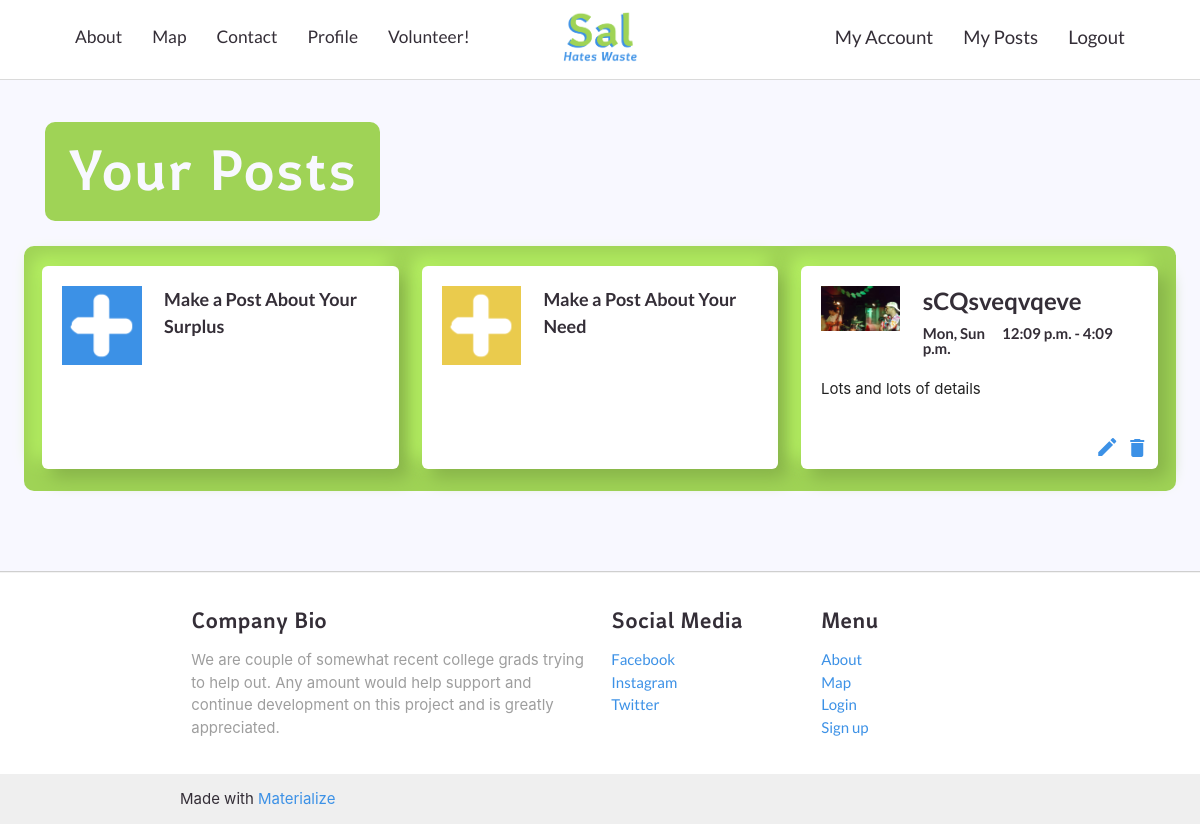
The page /my-posts (signed in) on the database its author committed.
### main/models.py (models this page shows, shortened)
class UserPost(models.Model):
    post_creator = models.ForeignKey(
        CustomUser, on_delete=models.CASCADE, blank=True, default=1)
    post_title = models.CharField('Post Title', max_length=30, blank=True)
    post_org_name = models.CharField(
        'Your Organization', max_length=30, blank=True)
    phone_regex = RegexValidator(
        regex=r'^\+?1?\d{9,15}$', message="Phone number must be entered in the format: '+999999999'. Up to 15 digits allowed.")
    post_org_phone = models.CharField(_('phone'), max_length=20, validators=[
                                      phone_regex], null=True, blank=True)
    post_org_email = models.EmailField(
        'Your Organizations Email', max_length=254, default="example@gmail.com", null=False)
    post_org_address = models.CharField(
        'Your Organizations Location', max_length=80, default="123 Test St.", null=False)
    post_org_city = models.CharField(
        max_length=30, default="Stamford", null=False)
    post_org_state = models.CharField(max_length=2, default="CT", null=False)
    post_org_zipcode = models.CharField(max_length=10, null=True, blank=True)
    post_org_country = models.CharField(
        max_length=60, default="USA", null=False)
    post_image = models.ImageField('Profile Image', default='default.png',
                                   upload_to='post_pics', null=True, blank=True, validators=(validate_is_pic,))
    post_desc = models.TextField(max_length=500, null=True, blank=True)
    post_begin_date = models.DateField(_("Availability Start"), default=datetime.date.today)
    post_end_date = models.DateField(_("Availability End"), default=datetime.date.today)
    post_lat = models.FloatField(null=True, blank=True)
    post_long = models.FloatField(null=True, blank=True)
    post_recurring = models.BooleanField(default=False)
    recurrences = models.TextField(max_length=300, null=True, blank=True)
    donor_or_recip = models.CharField(
        max_length=10, choices=ROLE_CHOICES, default="Donor",)
    post_active = models.BooleanField(default=True)
    post_deliver = models.BooleanField(default=False)
    post_slug = models.SlugField(max_length=200, null=False, unique=True)
    class Meta:
        verbose_name = 'Post'
        verbose_name_plural = "Posts"

class Availability(models.Model):
    assigned_post = models.ForeignKey(UserPost, on_delete=models.CASCADE, blank=True, null=True)
    post_day = MultiSelectField(choices=DAYS_OF_WEEK, max_choices=7, max_length=10, null=True)
    start_hour = models.TimeField(null=True)
    end_hour = models.TimeField(null=True)
    start_min = models.IntegerField(null=True, blank=True)
    end_min = models.IntegerField(null=True, blank=True)

### main/views.py (the view)
# urls.py: path('my-posts', views.my_posts, name='my-posts'),
def my_posts(request):
    if request.user.is_authenticated:
        user = request.user
        my_posts = UserPost.objects.filter(post_creator = user)
        return render(request=request, template_name="main/my_posts.html", context = {
                                                               "my_posts" : my_posts})
    else:
        messages.info(request, f"Login to view your posts")
        return HttpResponseRedirect('login')
    return render(request=request, template_name="main/my_posts.html")

### main/Templates/main/my_posts.html (shortened to what this page needs)
{% extends 'main/header.html' %}
{% load static %}
{% block content %}
<head>
    {% load crispy_forms_tags %}
</head>
<body>
    <section class="row">
        <div class="title-banner">
            <h1 class="title-text center"> Your Posts</h1>
        </div>
        <div class=" row flex post-container">
            <a href="new-dpost" class="col s12 m6 l4">
                <div class="post-row card hoverable">
                    <div class="card-content">
                        <div class="row new-button">
                            <div class="col left-col">
                                <img class="card-pic icon-pic" src="{% static 'images/donor-plus.png' %}">
                            </div>
                            <div class="col right-col">
                                <strong>Make a Post About Your Surplus</strong>
                            </div>
                        </div>
                    </div>
                </div>
            </a>
            <a href="new-rpost" class="col s12 m6 l4">
                <div class="post-row card hoverable">
                    <div class="card-content">
                        <div class="row new-button">
                            <div class="col left-col">
                                <img class="card-pic icon-pic" src="{% static 'images/recipient-plus.png' %}">
                            </div>
                            <div class="col right-col">
                                <strong>Make a Post About Your Need</strong>
                            </div>
                        </div>
                    </div>
                </div>
            </a>
            {% for post in my_posts %}
            <div class="col s12 m6 l4 profile-content ">
                <div class="card hoverable">
                    <div class="card-content">
                        <div class="row post-row ">
                            <a href="{{post.post_slug}}" , style="color:#000">
                                <div class="col left-col">
                                    <img class="card-image card-pic" src="{{post.post_image.url}}">
                                </div>
                            </a>
                            <div class="col right-col">
                                <Strong>
                                    <div class="card-title">{{post.post_title}}</div>
                                </Strong>
                                {% for availability in post.availability_set.all %}
                                <strong>
                                    <p class="times">{{availability.post_day}}&emsp;
                                        {{availability.start_hour}}&nbsp;-&nbsp;{{availability.end_hour}}
                                    </p>
                                </strong>
                                {% endfor %}
                            </div>
                        </div>
                        <div class="row post-row second-row">
                            <br>
                            <p class="text">{{post.post_desc}}</p>
                            <br>
                        </div>
                        <div class="row post-row third-row">
                            <br>
                            <div class="button-row">
                                <form class="right" action="{% url 'delete' post.post_slug %}" method="post">
                                    <button class="material-icons right delete-button" type="submit"
                                        onclick="return confirm('Are you sure you want to delete this post?');">delete</button>
                                </form>
                                {% if post.donor_or_recip == 'Donor' %}
                                <a href="{% url 'edit-dpost' post.post_slug %}"><i
                                        class="material-icons right">edit</i></a>
                                {% endif %}
                            </div>
                        </div>
                    </div>
                </div>
            </div>
            {% endfor %}
        </div>
    </section>
    {% include 'main/footer.html' %}
</body>
{% endblock %}

### main/Templates/main/my_posts.html (style rules this page uses)
body { background-color: ghostwhite; background-size: cover; background-repeat: repeat-y; }
.flex { display: flex; flex-wrap: wrap; justify-content: center; }
.post-container { background-color: #9FD356; padding: 7px; padding-top: 12px; border-radius: 10px; margin-left: 2%; margin-right: 2%; margin-bottom: 5%; }
form { display: inline-block; margin-top: 0em; margin-block-end: 0em; width: fit-content; }
.title-banner { background-color: #9FD356; width: max-content; margin-left: 3rem; border-radius: 10px; }
.delete-button:visited, .delete-button:hover, .delete-button:focus, .delete-button { color: #3C91E6; background: none; border: white; cursor: pointer; }
.title-text { color: #f8f8ff; padding-top: 1rem; padding-bottom: 1rem; padding-left: 1.5rem; padding-right: 1.6rem; }
.card-title { text-align: left; }
.card .card-content { padding: 20px; }
.card>.card-content { min-height: 100%; position: relative; }
.left-col { display: flex; justify-content: center; align-items: center; overflow: hidden }
.card { min-height: 200px; height: 90%; margin-bottom: 5%; border-radius: 6px; box-shadow: 9px 9px 17px #87b349, -9px -9px 17px #b7f363; }
.times { text-align: left; font-size: 15px; word-wrap: break-word; display: block; line-height: 1em; max-height: 2em; }
.text { display: block; text-align: left; overflow: hidden; white-space: nowrap; text-overflow: ellipsis; max-width: 100%; height: 30px; }
.second-row { padding-right: 0.75rem; padding-left: 0.75rem; }
.third-row { position: absolute; width: 100%; bottom: 8px; padding-right: 0.75rem; padding-left: 0.75rem; }
@media screen and (min-width: 621px) { .card-pic { max-height: 100px; max-width: 100%; flex-shrink: 0; } }
@media screen and (min-width: 621px) { .left-col { margin-left: auto; margin-right: auto; width: 30%; } }
@media screen and (min-width: 621px) { .right-col { margin-left: auto; margin-right: auto; max-width: 70%; } }
@media screen and (min-width: 621px) { .post-row { margin-left: auto; margin-right: auto; margin-bottom: 0; } }

### rows shown on the page
UserPost: post_image (picture), post_title "sCQsveqvqeve", post_desc "Lots and lots of details", donor_or_recip "Donor" (drawn)
Availability: post_day "Mon, Sun", start_hour "12:09 p.m.", end_hour "4:09 p.m."
